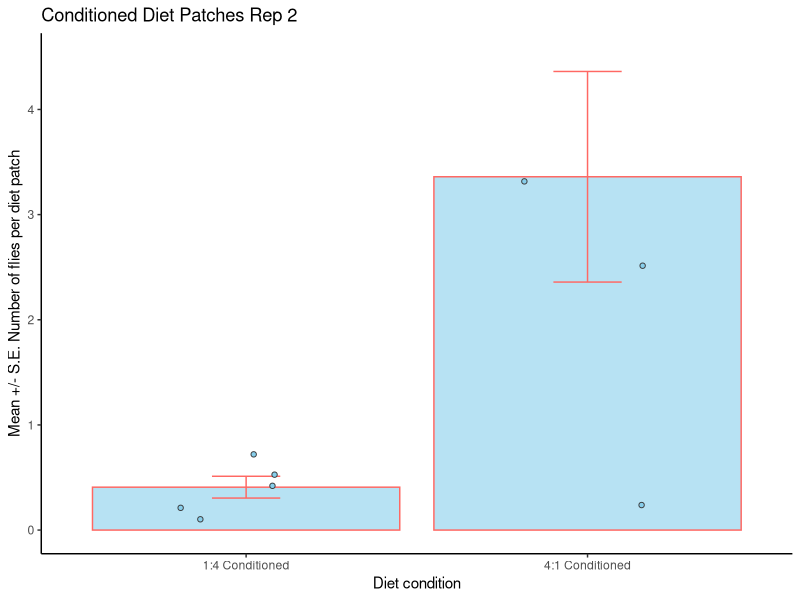

Reproduce this figure in R.
#### INSTALL PACKAGES 
library(tidyverse)
library(readxl)
library(patchwork)

#### CALCULATING THE MEAN AVERAGE 

## Import Data
conditioned_diets_2 <- read_excel("data/male_conditioned_rep2_mean.xlsx")

## Making the data long 
conditioned_diets_2_long <- conditioned_diets_2 %>% 
  pivot_longer(cols = ("4:1 Conditioned":"1:4 Conditioned"), names_to = "diet", values_to = "fly_numbers")



## Summarising the data; mean, sd, se
conditioned_diets_2_summary <- conditioned_diets_2_long   %>%  
  group_by(diet) %>% 
  summarise(mean = mean(fly_numbers),
            sd = sd(fly_numbers),
            n = n(),
            se = sd/sqrt(n))


## Visualising the mean average with a bar plot
# creating a boxplot with the data that has been summarised
conditioned_diets_2_plot <- conditioned_diets_2_summary %>% 
  ggplot(aes(x = diet, y = mean))+
  geom_bar(stat = "identity",
           fill = "skyblue",
           colour = "#FF6863",
           alpha = 0.6)+
  geom_errorbar(aes(ymin = mean-se, ymax = mean+se), 
                colour = "#FF6863",
                width = 0.2)+
  geom_jitter(data = conditioned_diets_2_long,
              aes(x = diet,
                  y = fly_numbers),
              fill = "skyblue",
              colour = "#3a3c3d",
              width = 0.2,
              shape = 21)+
  ylim(0.0, 4.5)+
  labs(x = "Diet condition",
       y = "Mean +/- S.E. Number of flies per diet patch",
       title = "Conditioned Diet Patches Rep 2")+
  theme_classic() 

## saving plots to a plot folder
ggsave("plots/conditioned_diets_2_plot.png", dpi=300)
